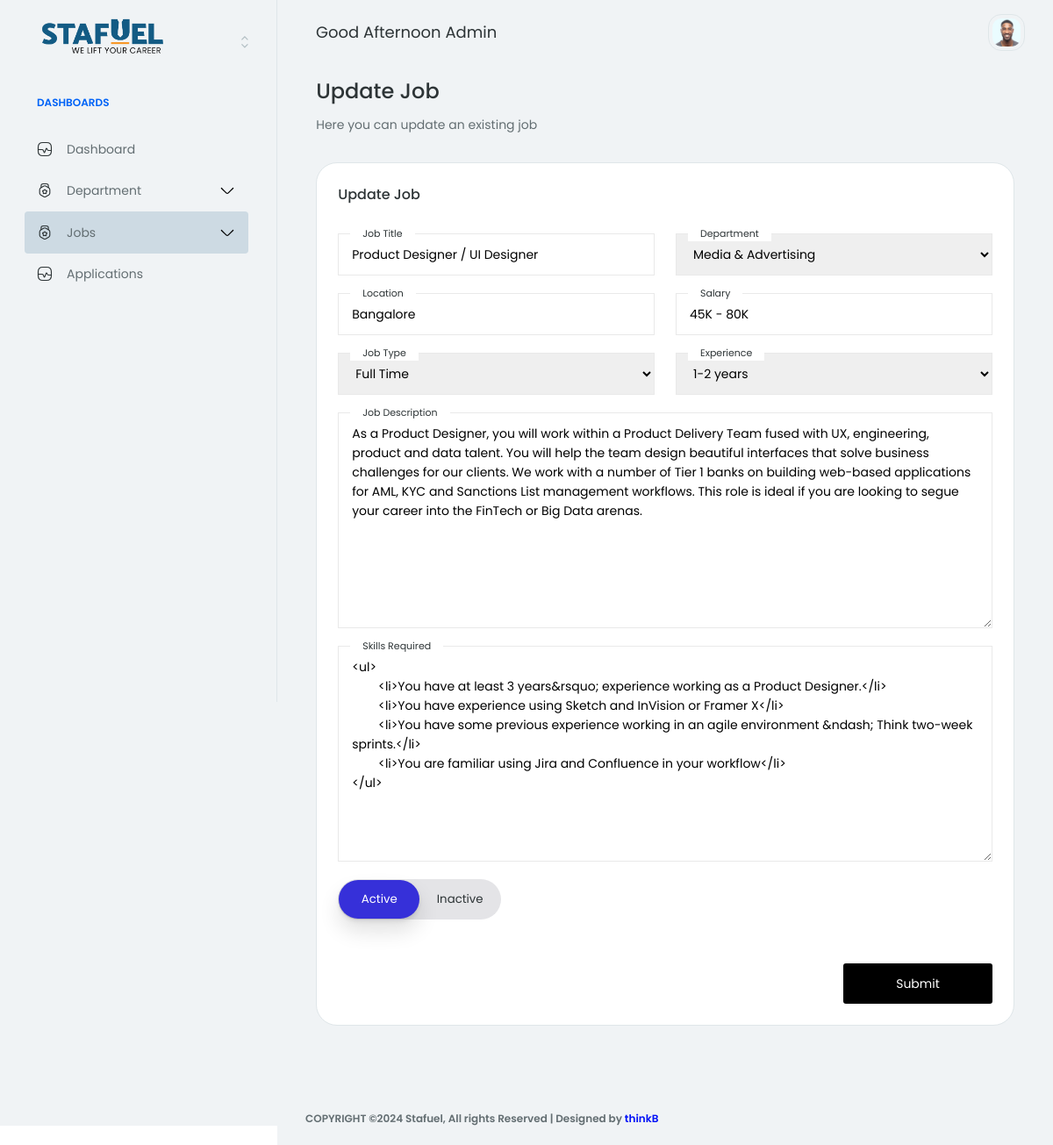
The app's page /account/job/product-designer-ui-designer/update/ with its own data.
### core/models.py (models this page shows, shortened)
class Job(models.Model):
    JOB_TYPE_CHOICES = [
        ('Full Time', 'Full Time'),
        ('Part Time', 'Part Time'),
        ('Internship', 'Internship'),
        ('Freelance', 'Freelance'),
    ]
    EXPERIENCE_CHOICES = [
        ('0-1', '0-1 years'),
        ('1-2', '1-2 years'),
        ('2-3', '2-3 years'),
        ('3-4', '3-4 years'),
        ('4-5', '4-5 years'),
        ('5+', '5+ years'),
    ]
    STATUS_CHOICES = [
        ('active', 'Active'),
        ('inactive', 'Inactive'),
    ]
    title = models.CharField(max_length=255)
    department = models.ForeignKey(Department, on_delete=models.CASCADE)
    location = models.CharField(max_length=255)
    created_at = models.DateTimeField(auto_now_add=True)
    updated_at = models.DateTimeField(auto_now=True)
    salary = models.CharField(max_length=255)
    job_type = models.CharField(max_length=15, choices=JOB_TYPE_CHOICES, default='full time')
    experience = models.CharField(max_length=3, choices=EXPERIENCE_CHOICES)
    job_description = models.TextField()
    skills_required = RichTextField()
    slug = models.SlugField(unique=True, blank=True)
    status = models.CharField(max_length=15, choices=STATUS_CHOICES, default='active')

### core/views.py (the view, shortened to what this page needs)
# urls.py: path('account/job/<slug:slug>/update/', JobUpdateView.as_view(), name='job-update'),
class JobUpdateView(UpdateView):
    model = Job
    form_class = JobForm
    template_name = 'backend/job-form.html'
    success_url = reverse_lazy('job-list')
    slug_field = 'slug'
    slug_url_kwarg = 'slug'

### core/forms.py
class JobForm(forms.ModelForm):
    class Meta:
        model = Job
        fields = ['title', 'department', 'location', 'salary', 'job_type', 'experience', 'job_description', 'skills_required', 'status']

### core/models.py (called while the page is built)
    def __str__(self):
        return self.name

### templates/backend/job-form.html (shortened to what this page needs)
{% extends 'backend/base.html' %}
{% load static %}
{% block content %}
<div class="row mb-32 gy-32">
    <div class="col-12">
        <div class="row align-items-center justify-content-between g-24">
            <div class="col-12 col-md-6">
                <h3>{% if form.instance.pk %}Update Job{% else %}Create Job{% endif %}</h3>
                <p class="hp-p1-body mb-0">Here you can {% if form.instance.pk %}update an existing{% else %}create a new{% endif %} job</p>
            </div>
        </div>
    </div>
    <div class="col-12">
        <div class="row g-32">
            <div class="col-12 col-lg-12">
                <div class="row g-32">
                    <div class="col-12">
                        <div class="card hp-project-ecommerce-table-card">
                            <div class="card-body">
                                <div class="row">
                                    <div class="col-12">
                                        <div class="d-flex align-items-center justify-content-between mb-32">
                                            <h5 class="mb-0">{% if form.instance.pk %}Update Job{% else %}Create New Job{% endif %}</h5>
                                        </div>
                                        <form method="post" enctype="multipart/form-data" action="">
                                            <div class="row">
                                                <div class="col-md-6 input_div">
                                                    <label for="id_title">Job Title</label>
                                                    {{ form.title }}
                                                </div>
                                                <div class="col-md-6 input_div">
                                                    <label for="id_department">Department</label>
                                                    {{ form.department }}
                                                </div>
                                                <div class="col-md-6 input_div">
                                                    <label for="id_location">Location</label>
                                                    {{ form.location }}
                                                </div>
                                                <div class="col-md-6 input_div">
                                                    <label for="id_salary">Salary</label>
                                                    {{ form.salary }}
                                                </div>
                                                <div class="col-md-6 input_div">
                                                    <label for="id_job_type">Job Type</label>
                                                    {{ form.job_type }}
                                                </div>
                                                <div class="col-md-6 input_div">
                                                    <label for="id_experience">Experience</label>
                                                    {{ form.experience }}
                                                </div>
                                                <div class="col-md-12 input_div">
                                                    <label for="id_job_description">Job Description</label>
                                                    {{ form.job_description }}
                                                </div>
                                                <div class="col-md-12 input_div">
                                                    <label for="id_skills_required">Skills Required</label>
                                                    {{ form.skills_required }}
                                                </div>
                                            </div>
                                            <ul class="radio-switch">
                                                <li class="radio-switch__item">
                                                    <label class="radio-switch__label" for="radio-1">Active</label>
                                                </li>
                                                <li class="radio-switch__item">
                                                    <label class="radio-switch__label" for="radio-2">Inactive</label>
                                                    <div aria-hidden="true" class="radio-switch__marker"></div>
                                                </li>
                                            </ul>
                                            <div class="sub_btn">
                                                <button type="submit">Submit</button>
                                            </div>
                                        </form>
                                    </div>
                                </div>
                            </div>
                        </div>
                    </div>
                </div>
            </div>
        </div>
    </div>
</div>
{% endblock %}

### static/app-assets/css/base/typography.css (style rules this page uses)
h1, h2, h3, h4, h5, h6, .h1, .h2, .h3, .h4, .h5, .h6 { color: #2d3436; font-weight: 500; }
h3 { font-size: 24px; line-height: 28px; }
h5 { font-size: 16px; line-height: 24px; }
.hp-p1-body { font-size: 14px; line-height: 21px; color: #636e72; font-weight: 400; }

### static/app-assets/css/base/base.css (style rules this page uses)
body { color: #2d3436; font-size: 14px; font-family: "Poppins", sans-serif; line-height: 1.5715; overflow-x: hidden; }
li { list-style: none; }
ul { margin-bottom: 0; padding-left: 0; }

### static/assets/css/style.css (style rules this page uses)
:root { --ri5-color-primary-hsl: 242, 69%, 52%; --ri5-color-bg-hsl: 0, 0%, 100%; --ri5-color-contrast-high-hsl: 230, 7%, 23%; --ri5-color-contrast-higher-hsl: 230, 13%, 9%; --ri5-color-bg-darker-hsl: 240, 4%, 90%; --ri5-color-white-hsl: 0, 0%, 100%; --ri5-text-sm: 0.833rem; --radio-switch-width: 186px; --radio-switch-height: 46px; --radio-switch-padding: 1px; --radio-switch-radius: 100vw; --radio-switch-animation-duration: 0.3s; }
.radio-switch { position: relative; display: inline-flex; padding: var(--radio-switch-padding); border-radius: calc(var(--radio-switch-radius) * 1.4); background-color: hsl(var(--ri5-color-bg-darker-hsl)); }
.radio-switch__item { position: relative; display: inline-block; height: calc(var(--radio-switch-height) - 2*var(--radio-switch-padding)); width: calc(var(--radio-switch-width)*0.5 - var(--radio-switch-padding)); }
.radio-switch__label { position: relative; z-index: 2; display: flex; height: 100%; align-items: center; justify-content: center; border-radius: var(--radio-switch-radius); cursor: pointer; font-size: var(--ri5-text-sm); -webkit-user-select: none; -moz-user-select: none; -ms-user-select: none; user-select: none; transition: all var(--radio-switch-animation-duration); }
.radio-switch__input:checked ~ .radio-switch__label { color: hsl(var(--ri5-color-white-hsl)); }
.radio-switch__marker { position: absolute; z-index: 1; top: 0; left: -100%; border-radius: var(--radio-switch-radius); background-color: hsl(var(--ri5-color-primary-hsl)); height: calc(var(--radio-switch-height) - 2*var(--radio-switch-padding)); width: calc(var(--radio-switch-width)*0.5 - var(--radio-switch-padding)); box-shadow: 0 0.9px 1.5px rgba(0, 0, 0, 0.03),0 3.1px 5.5px rgba(0, 0, 0, 0.08),0 14px 25px rgba(0, 0, 0, 0.12); transition: -webkit-transform var(--radio-switch-animation-duration); transition: transform var(--radio-switch-animation-duration); transition: transform var(--radio-switch-animation-duration), -webkit-transform var(--radio-switch-animation-duration); }
.input_div { display: flex; justify-content: center; margin-bottom: 20px; align-items: center; position: relative; }
.input_div input { width: 100%; border: 0.4px solid rgb(233, 233, 233); transition: 0.8s; outline: none; padding: 12px 15px; }
.input_div label { position: absolute; font-size: 11px; top: -8px; width: fit-content; background: white; padding: 0px 14px; left: 26px; }
.sub_btn { display: flex; justify-content: flex-end; align-items: flex-end; margin-top: 50px; }
.sub_btn button { padding: 12px 60px; background: black; color: white; border-radius: 3px; border: none; outline: none; }
.input_div select, .input_div textarea { width: 100%; border: 0.4px solid rgb(233, 233, 233); transition: 0.8s; outline: none; padding: 12px 15px; }

### records on screen
Job: title "Product Designer / UI Designer", department "Media & Advertising", location "Bangalore", salary "45K - 80K", job_type "Full Time", experience "1-2 years", job_description "As a Product Designer, you will work within a Product Delivery Team fused with UX, engineering, product and data talent. You will help the team design beautiful interfaces that solve business challenges for our clients. We work with a number of Tier 1 banks on building web-based applications for AML, KYC and Sanctions List management workflows. This role is ideal if you are looking to segue your career into the FinTech or Big Data arenas.", skills_required "<ul> <li>You have at least 3 years&rsquo; experience working as a Product Designer.</li> <li>You have experience using Sketch and InVision or Framer X</li> <li>You have some previous experience working in an agile environment &ndash; Think two-week sprints.</li> <li>You are familiar using Jira and Confluence in your workflow</li> </ul>"
